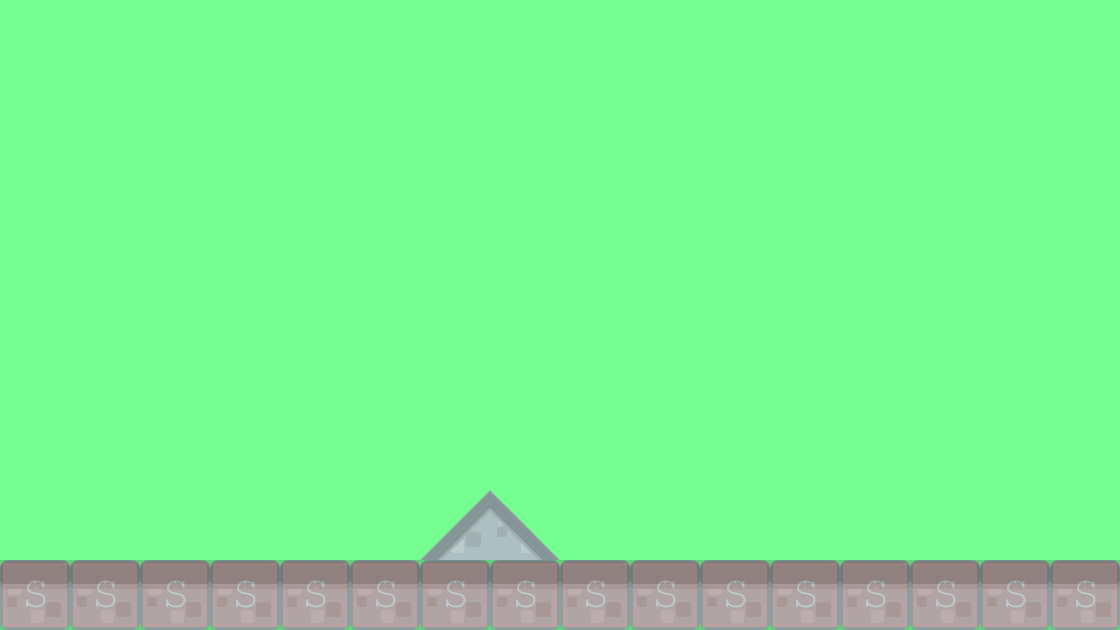

The image is a tile-based game level rendered from a .tmx file. Its description and source (layers, tilesets, objects; grid data summarised) follow:
An orthogonal 16x9 tile map with 70x70 px tiles, 2 tile layers (background1, collision), 2 tilesets and 2 objects (enemybase, playerBase).

<map version="1.0" orientation="orthogonal" renderorder="right-down" width="16" height="9" tilewidth="70" tileheight="70" backgroundcolor="#74ff90">
 <tileset firstgid="1" name="background-tiles" tilewidth="70" tileheight="70">
  <image source="../img/background-tiles.png" width="910" height="910" />
 </tileset>
 <tileset firstgid="170" name="meta-tiles" tilewidth="70" tileheight="70">
  <image source="../img/meta-tiles.png" width="350" height="70" />
  <tile id="1">
   <properties>
    <property name="type" value="lslope" />
   </properties>
  </tile>
  <tile id="3">
   <properties>
    <property name="type" value="rslope" />
   </properties>
  </tile>
  <tile id="4">
   <properties>
    <property name="type" value="solid" />
   </properties>
  </tile>
 </tileset>
 <layer name="background1" width="16" height="9">
  <data>[144 cells, 18 non-empty, 3 distinct tile ids]</data>
 </layer>
 <layer name="collision" width="16" height="9" opacity="0.18">
  <data>[144 cells, 16 non-empty, 1 distinct tile ids]</data>
 </layer>
 <objectgroup name="baseEntities">
  <object name="enemybase" x="910" y="424" width="70" height="132">
   <properties>
    <property name="enemyBase" value="" />
   </properties>
  </object>
  <object name="playerBase" x="144" y="416" width="64" height="140" />
 </objectgroup>
</map>
